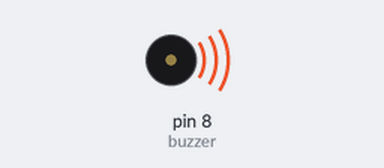
The sketch below on a simulated Arduino Uno, built with avr-gcc and run on an emulated ATmega328P. Parts: buzzer (waves = sounding).

Above: at 0.2 s.
Timing chart, 0 to 3.0 s (numbered marks = the images above):
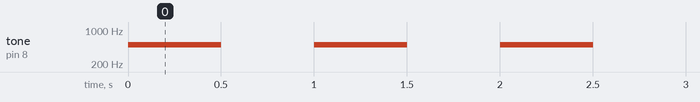

Measured:
- by itself, tone on pin 8 (buzzer): alternates 500 Hz for 0.50 s and silent for 0.50 s

The sketch:

buzzer.ino
```cpp
int buzzer = 8;

void setup() {
  pinMode(buzzer , OUTPUT);
}

void loop() {
  tone(buzzer, 500, 500);
  delay(1000);
}
```
